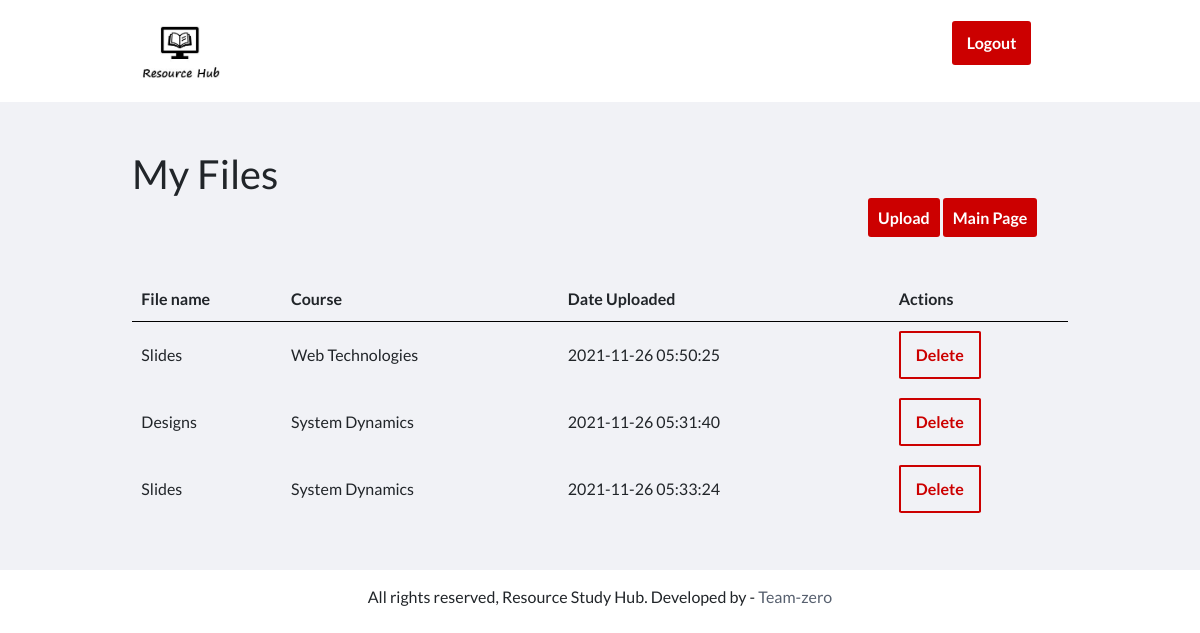
The app's page /myFiles.php?user=makuyana with its own data.
### tables this page shows
CREATE TABLE `files` (
  `id` int(11) NOT NULL,
  `filename` varchar(255) DEFAULT NULL,
  `uploaded_by` varchar(255) DEFAULT NULL,
  `course` varchar(255) NOT NULL,
  `temp_filename` varchar(255) DEFAULT NULL,
  `location` varchar(255) NOT NULL,
  `date` timestamp NULL DEFAULT current_timestamp()
);

### database/controllers/input_controller.php (called while the page is built, shortened)
<?php
    include_once (dirname(__FILE__)).'../../classes/input_class.php';
    function getMyFiles($username) {
        $request = new ResourceHub;
        $runQuery = $request->getMyFiles($username);
        if($runQuery) {
            return $runQuery;
        } else {
            return false;
        }
    }
?>

### database/classes/input_class.php (called while the page is built, shortened)
<?php
require_once (dirname(__FILE__)).'../../settings/db_class.php';
class ResourceHub extends Database {
    public function getMyFiles($username) {
        $sql = "SELECT `id`,`filename`,`course`,`date` FROM files WHERE `uploaded_by`='$username'";
        return $this->db_query($sql);
    }
}
?>

### database/settings/db_class.php (called while the page is built, shortened)
<?php
class Database {
	public $db = null;
	function db_connect(){
		$this->db = mysqli_connect(SERVER,USERNAME,PASSWORD,DATABASE);
		if (mysqli_connect_errno()) {
			return false;
		}else{
			return true;
		}
	}
	function db_query($sqlQuery){
		$this->results = mysqli_query($this->db, $sqlQuery);
		return $this->results;
	}
}
?>

### myFiles.php (the view, shortened to what this page needs)
<?php require __DIR__ . "./database/controllers/input_controller.php"; ?>
<?php
    $username = $_GET['user'];
    function displayMyFiles($username) {
        $myFilesInfo = getMyFiles($username);
        if ($myFilesInfo) {
            $row = $myFilesInfo->fetch_array(MYSQLI_NUM);
            while($row) {
                $id = $row[1];
                echo "<tr>";
                echo "<td>";
                echo $row[1];
                echo "</td>";
                echo "<td>";
                echo $row[2];
                echo "</td>";
                echo "<td>";
                echo $row[3];
                echo "</td>";
                echo "<td>";
                echo "<a href='delete.php?itemToDelete=$id?&user=$username' ><button name='delete' class='btn-secondary'>Delete</button></a>";
                echo "</td>";
                echo "</tr>";
                $row = $myFilesInfo->fetch_array(MYSQLI_NUM);
            }
        }
    }
?>
<!DOCTYPE html>
<html lang="en">
<head>
    <link rel="stylesheet" href="https://cdnjs.cloudflare.com/ajax/libs/font-awesome/4.7.0/css/font-awesome.min.css">
    <link rel="stylesheet" href="https://stackpath.bootstrapcdn.com/bootstrap/4.3.1/css/bootstrap.min.css"
>
    <link href="./styles/dashboard.css" rel="stylesheet">
</head>
<body>
    <nav class="nav-bar">
        <img src="./images/logo_v1.JPG" alt="Resource hub logo" style="height:100px">
        <a href="login.php" class="btn-logout">Logout</a>
    </nav>
    <div class="main-content">
        <div class="wrapper">
            <h1>My Files</h1>
            <div>
                <div class="up-btns">
                    <?php echo "<a href='upload.php?user=$username' class='btn-primary'>Upload</a>"; ?>
                    <?php echo "<a href='dashboard.php?user=$username' class='btn-primary'>Main Page</a>"; ?>
                </div>
            </div>
            <br> <br> <br>
            <table style="width: 100%;">
                <tr>
                    <th>File name</th>
                    <th>Course</th>
                    <th>Date Uploaded</th>
                    <th>Actions</th>
                </tr>
                <?php
                    displayMyFiles($username);
                ?>
            </table>
        </div>
    </div>
    <div class="footer">
        <div class="wrapper">
            <p class="text-center">All rights reserved, Resource Study Hub. Developed by - <a href="#" class="footer-link">Team-zero</a> </p>
        </div>
    </div>
</body>
</html>

### styles/dashboard.css (style rules this page uses)
* { margin:0; padding: 0; font-family: Lato, sans-serif; }
.wrapper { padding: 1%; width: 80%; margin: 0 auto; }
.text-center { text-align: center; }
table tr th { border-bottom: 1px solid black; padding: 1%; text-align: left; }
table tr td { padding: 1%; }
.btn-primary { background-color: #cc0000; padding: 5%; color: white; text-decoration: none; font-weight: bold; border-radius: 3px; }
.btn-secondary { padding: 10px 15px; color: #cc0000; text-decoration: none; font-weight: bold; border-radius: 3%; border: 2px solid #cc0000; background-color: #f1f2f6 ; font-size: 16px; }
.up-btns { float: right; width: 200px; }
.nav-bar { padding: 2px 30px 0 0; width: 80%; margin: 0 auto; }
.btn-logout { float: right; text-decoration: none; background-color: #cc0000; padding: 10px 15px; margin: 2%; color: white; font-weight: bold; border-radius: 3px; }
.main-content { background-color:#f1f2f6; padding: 3% 0; margin-bottom: 3px; }
.footer-link { text-decoration: none; color: #57606f; }

### records on screen
files: filename "Slides", course "Web Technologies", date "2021-11-26 05:50:25"
files: filename "Designs", course "System Dynamics", date "2021-11-26 05:31:40"
files: filename "Slides", course "System Dynamics", date "2021-11-26 05:33:24"
